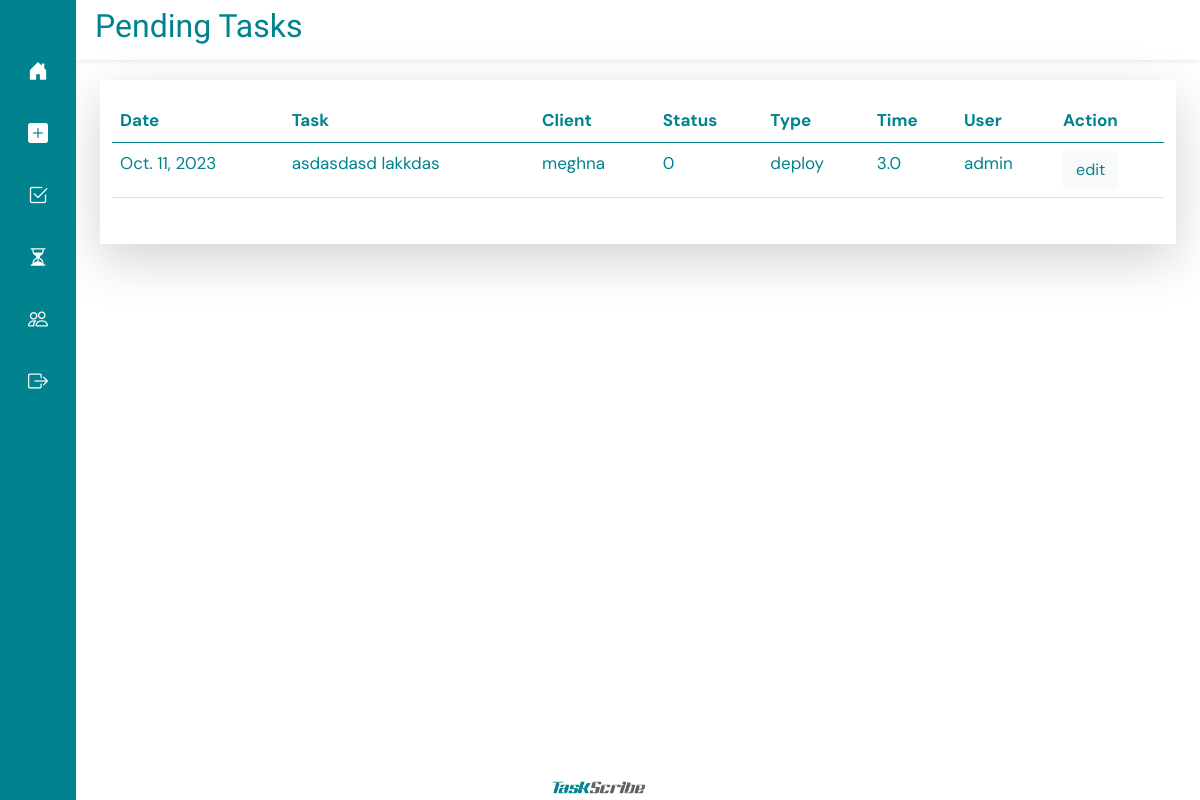
The app's page /pending-task/ (signed in), older data.
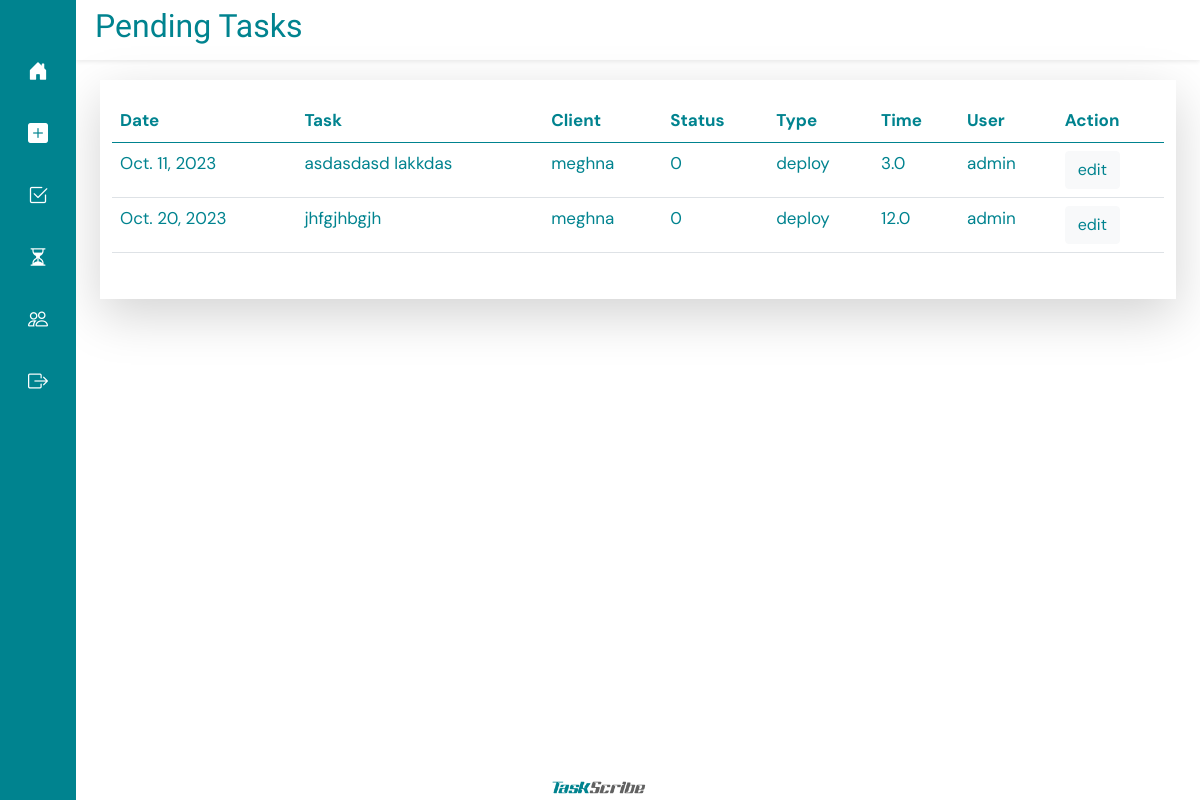
The same page, newer data.
### taskapp/models.py (models this page shows, shortened)
class Task(models.Model):
    name = models.CharField(max_length=500,)
    user = models.ForeignKey(User, on_delete=models.PROTECT, null=True, blank=True)
    type = models.ForeignKey(Type, on_delete=models.CASCADE, null=True, blank=True)
    client = models.ForeignKey(Client, on_delete=models.PROTECT, null=True, blank=True)
    date = models.DateField()
    status = models.CharField(max_length=1, choices=STATUS, default='0')
    time = models.FloatField()

class Client(models.Model):
    name = models.CharField(max_length=100)

class Type(models.Model):
    name = models.CharField(max_length=100)
    def __str__(self) -> str:
        return self.name

### taskapp/views.py (the view)
# urls.py: path('pending-task/', pending_task, name="pending_task"),
@login_required
def pending_task(request):
    userall = User.objects.get(id=request.user.id)
    pending_tasks = Task.objects.filter(user=userall, status="0")
    return render(request, "pending.html", {
        "pending_tasks" : pending_tasks
    })

### templates/pending.html (shortened to what this page needs)
{% extends 'base.html' %}
{% load static %}
{% block titlecontent %}
<div class="row shadow-sm " style="margin-top: 0px; padding: 7px; color: #00838f;">
  <h2 style="font-family: Racing Sans One;">Pending Tasks</h2>
</div>
{% endblock %}
{% block content %}
<div class="row shadow-lg" style=" padding-bottom: 30px; margin-bottom: 40px; padding-top: 20px; margin-top: 20px;">
    <div class="col-12">
    <table class=" table table-hover " style="color: #00838f;">
        <thead>
          <tr>
            <th>Date</th>
            <th>Task</th>
            <th>Client</th>
            <th>Status</th>
            <th>Type</th>
            <th>Time</th>
            <th>User</th>
            <th>Action</th>
          </tr>
        </thead>
        <tbody>
        {% for task in pending_tasks %}
          <tr>
            <td>{{ task.date }}</td>
            <td>{{ task.name }}</td>
            <td>{{ task.client.name}}</td>
            <td>{{ task.status}}</td>
            <td>{{ task.type}}</td>
            <td>{{ task.time}}</td>
            <td>{{ task.user }}</td>
            <td>
              <a href="{% url 'edit_task'  task_id=task.id %}" type="button" class="btn btn-light" style="color: #00838f;">edit</a>
            </td>
          </tr>
        {% endfor %}
        </tbody>
      </table>
    </div>
</div>
{% endblock%}

Row changes from the older to the newer data that the page shows:
added Task: date "Oct. 20, 2023", name "jhfgjhbgjh", client.name "meghna", status "0", type "deploy", time "12.0", user "admin"
